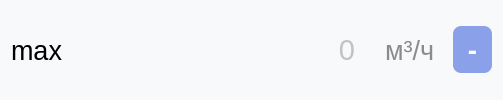
                     <widget class="QWidget" name="widget_44" native="true">
                      <property name="font">
                       <font>
                        <pointsize>36</pointsize>
                       </font>
                      </property>
                      <property name="styleSheet">
                       <string notr="true">border-radius: 8px;
background-color:rgb(248, 249, 251);
color: rgb(140, 139, 139);</string>
                      </property>
                      <layout class="QHBoxLayout" name="horizontalLayout_81">
                       <item>
                        <widget class="QLabel" name="max_cas_text">
                         <property name="minimumSize">
                          <size>
                           <width>0</width>
                           <height>0</height>
                          </size>
                         </property>
                         <property name="maximumSize">
                          <size>
                           <width>16777215</width>
                           <height>16777215</height>
                          </size>
                         </property>
                         <property name="font">
                          <font>
                           <pointsize>20</pointsize>
                          </font>
                         </property>
                         <property name="styleSheet">
                          <string notr="true">background-color:rgb(248, 249, 251);
color: rgb(0, 0, 0);
margin-right: 0px;
</string>
                         </property>
                         <property name="inputMethodHints">
                          <set>Qt::ImhNone</set>
                         </property>
                         <property name="text">
                          <string>max</string>
                         </property>
                         <property name="wordWrap">
                          <bool>true</bool>
                         </property>
                        </widget>
                       </item>
                       <item>
                        <widget class="QLineEdit" name="max_cas">
                         <property name="minimumSize">
                          <size>
                           <width>0</width>
                           <height>0</height>
                          </size>
                         </property>
                         <property name="font">
                          <font>
                           <family>MS Shell Dlg 2</family>
                           <pointsize>22</pointsize>
                           <weight>50</weight>
                           <italic>false</italic>
                           <bold>false</bold>
                           <strikeout>false</strikeout>
                          </font>
                         </property>
                         <property name="layoutDirection">
                          <enum>Qt::LeftToRight</enum>
                         </property>
                         <property name="styleSheet">
                          <string notr="true">background-color:rgb(248, 249, 251);
color: rgb(140, 139, 139);
outline: 0px;
padding-left: 10px;
margin-left: 20px;
margin-right: 10px;
border-top-left-radius: 0px;
border-bottom-left-radius: 00px;
border: none;

</string>
                         </property>
                         <property name="alignment">
                          <set>Qt::AlignRight|Qt::AlignTrailing|Qt::AlignVCenter</set>
                         </property>
                         <property name="placeholderText">
                          <string>0</string>
                         </property>
                        </widget>
                       </item>
                       <item>
                        <widget class="QLabel" name="max_cas_dim">
                         <property name="font">
                          <font>
                           <pointsize>20</pointsize>
                          </font>
                         </property>
                         <property name="styleSheet">
                          <string notr="true">margin-left: 5px;
margin-right: 5px;</string>
                         </property>
                         <property name="text">
                          <string>м³/ч</string>
                         </property>
                        </widget>
                       </item>
                       <item>
                        <widget class="QPushButton" name="clean_max_cas">
                         <property name="font">
                          <font>
                           <family>Montserrat</family>
                           <pointsize>20</pointsize>
                           <weight>75</weight>
                           <bold>true</bold>
                          </font>
                         </property>
                         <property name="styleSheet">
                          <string notr="true">QPushButton {
background-color:rgb(138, 161, 233);
color:rgb(255, 255, 255);
font-weight: 600;
border-radius: 8px;
padding: 5px 15px;
outline: 0px;
}
QPushButton:hover{
background-color: rgb(125, 143, 202);
}</string>
                         </property>
                         <property name="text">
                          <string>-</string>
                         </property>
                        </widget>
                       </item>
                      </layout>
                     </widget>
